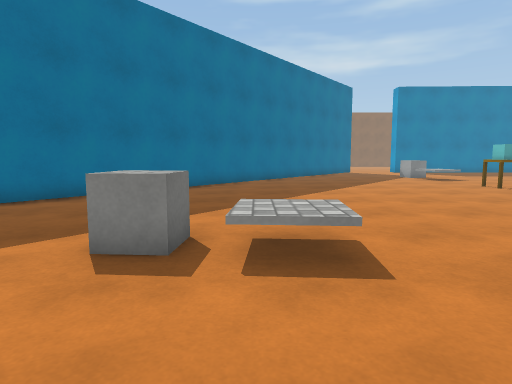
view 1 (above)

17 first-person views from a walk through a scene from a Unity 3-D project. The camera is 1.2 m above the floor, tilts 6° down and sees 75° across. The floor is counted in squares, 1 m on a side. Each view is taken from the middle of a square. On the plan, view 1 faces up. The plan holds only what a view shows up to about 14 squares ahead; the rest is blank. The place goes on beyond the plan. The player is left out. Surface patterns are stand-ins for the level's own textures.

view 2
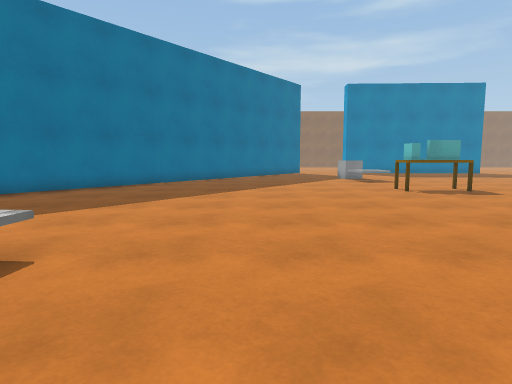

view 3
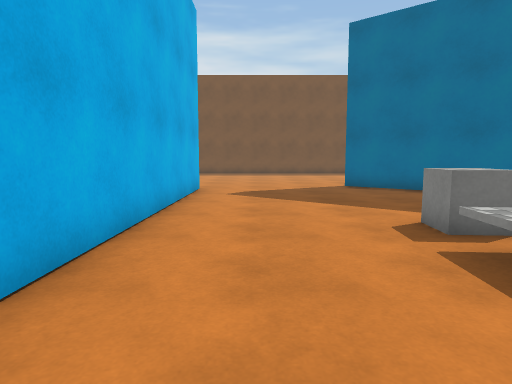

view 4
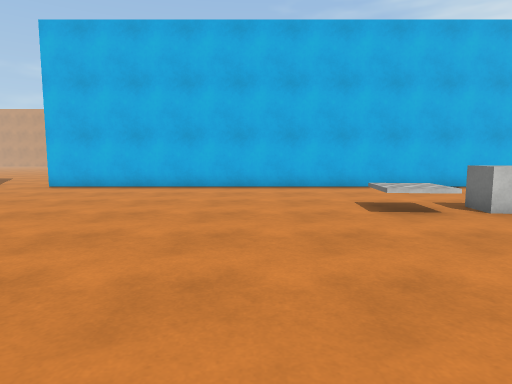

view 5
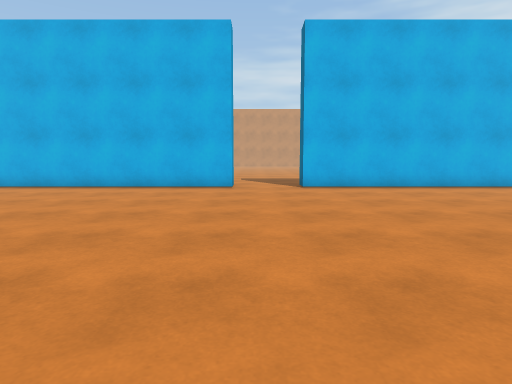

view 6
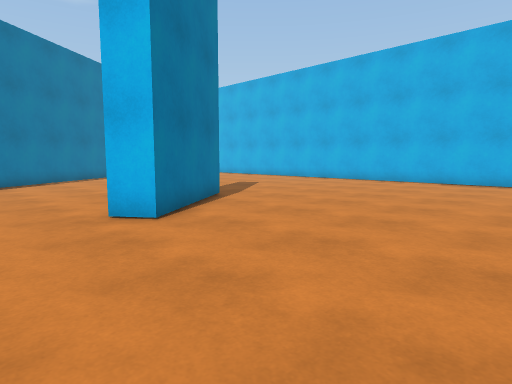

view 7
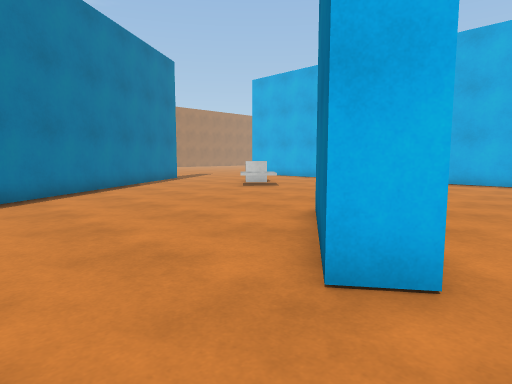

view 8
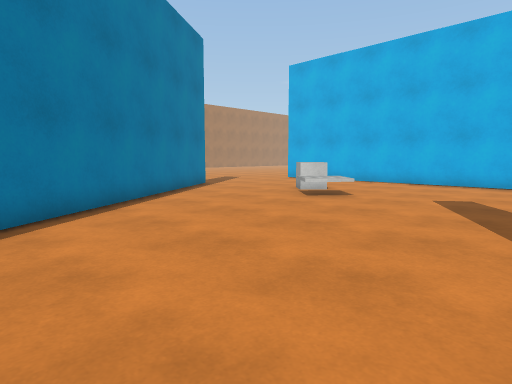

view 9
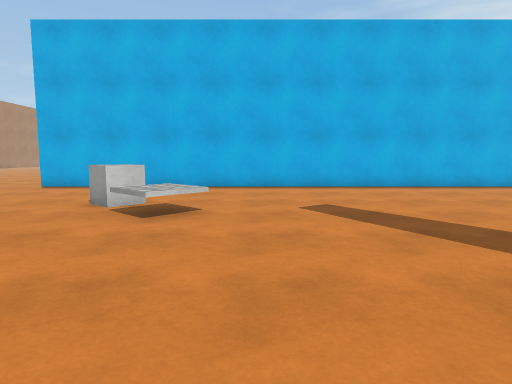

view 10
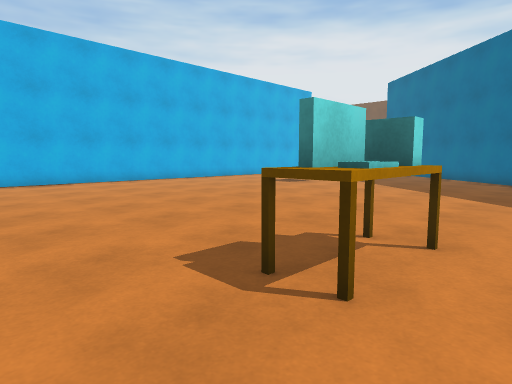

view 11
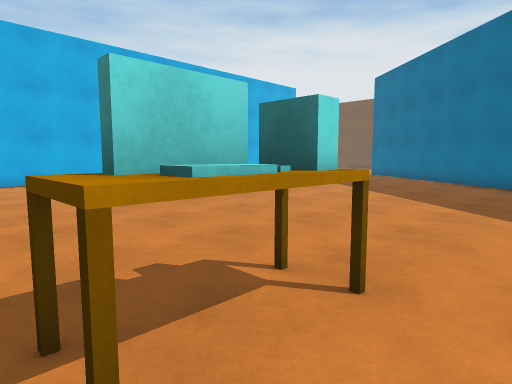

view 12
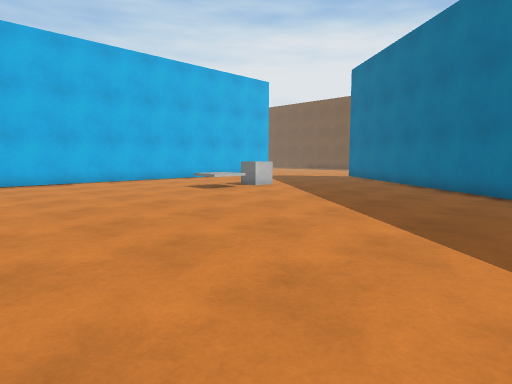

view 13
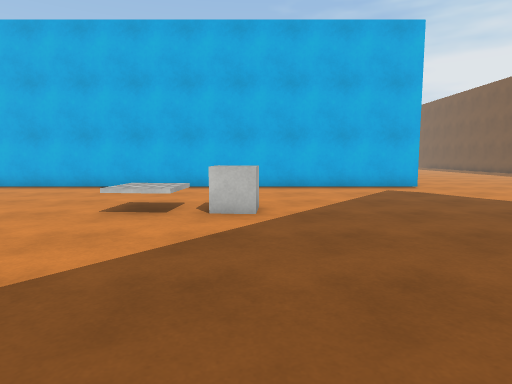

view 14
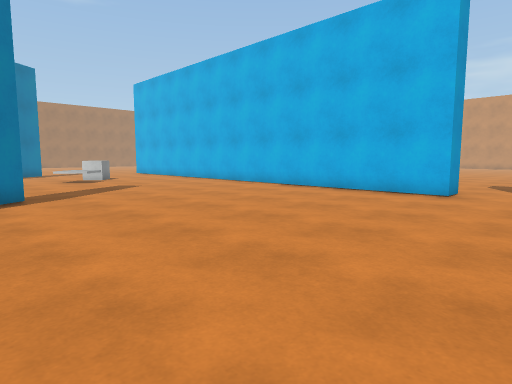

view 15
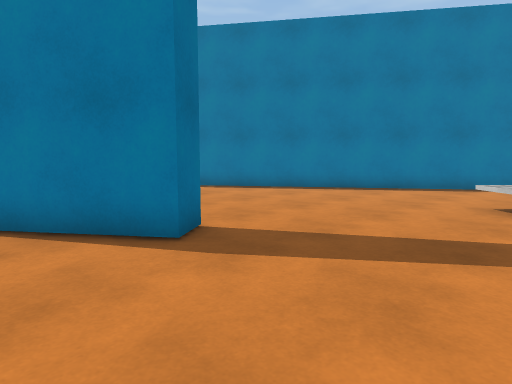

view 16
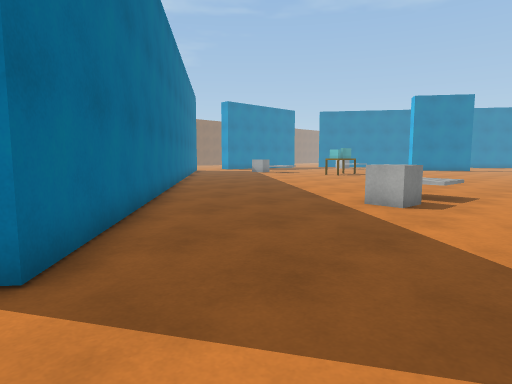

view 17
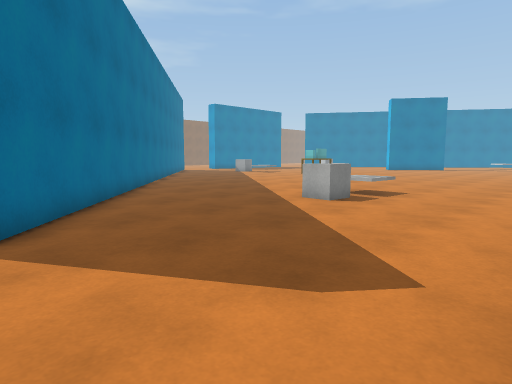

### Floor plan
Points are (right, up) in squares from view 1. A wall is a line through its corners. A room is listed if a view was taken in it or the views show most of it. See-through windows are left out.
Room 1 (views 1, 2, 3, 4, 5, 6, 7, 8, 9, 10, 11, 12, 13, 14, 15, 16)
walls: (14.9, -1.1) (34.5, -1.1); (19.8, 11.9) (20.6, 12.5) (23.4, 8.7) (22.6, 8.1) (19.8, 11.9); (-1.1, 15.1) (-9.5, 4.5); (34.6, 6) (28.1, 15.4); (-8.4, -1.1) (12.1, -1.1)
ways out: opening at (-9.5, -1.5) to room 2; opening at (13.5, -1.5) to room 2
objects: other object (-2, 4) to (-1, 5); other object (9, 13) to (11, 14); other object (30, 3) to (31, 4)
Room 2 (view 17)
walls: (14.9, -2.1) (14.9, -1.1); (12.1, -1.1) (12.1, -2.1)
ways out: opening at (-9.5, -1.5) to room 1; opening at (13.5, -1.5) to room 1

Positions as (right, up) in squares from view 1, and headings:
1: (0, 0), facing up
2: (4, 1), facing up
3: (4, 1), facing left
4: (4, 12), facing down
5: (14, 12), facing down
6: (14, 15), facing down-right
7: (19, 15), facing down-right
8: (23, 14), facing down-right
9: (27, 12), facing down
10: (14, 15), facing down-left
11: (12, 15), facing down-left
12: (9, 15), facing down-left
13: (-2, 12), facing down
14: (12, 10), facing down-right
15: (20, 4), facing up-right
16: (-10, 1), facing up-right
17: (-10, -1), facing up-right
